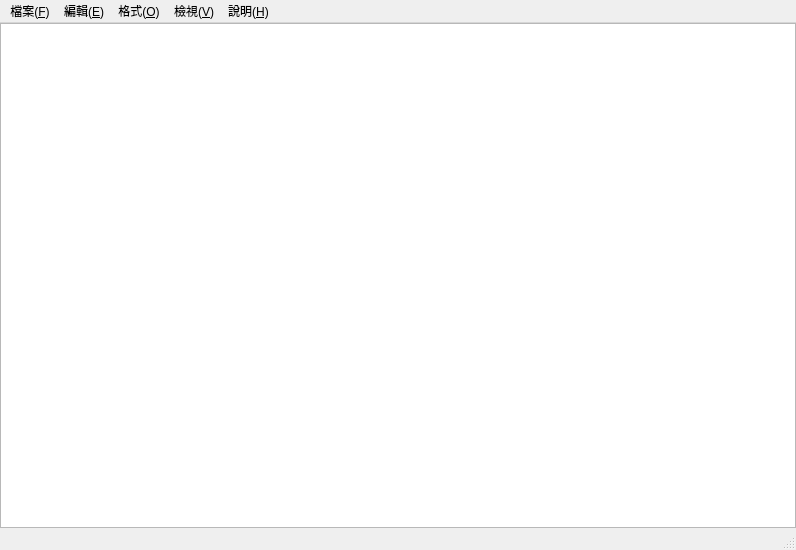
<?xml version="1.0" encoding="UTF-8"?>
<ui version="4.0">
 <author>Chui-Wen Chiu</author>
 <class>MainWindow</class>
 <widget class="QMainWindow" name="MainWindow">
  <property name="geometry">
   <rect>
    <x>0</x>
    <y>0</y>
    <width>796</width>
    <height>550</height>
   </rect>
  </property>
  <property name="windowTitle">
   <string>MainWindow</string>
  </property>
  <widget class="QWidget" name="centralwidget">
   <layout class="QVBoxLayout" name="verticalLayout_2">
    <item>
     <widget class="QTextEdit" name="textEdit"/>
    </item>
   </layout>
  </widget>
  <widget class="QMenuBar" name="menubar">
   <property name="geometry">
    <rect>
     <x>0</x>
     <y>0</y>
     <width>796</width>
     <height>17</height>
    </rect>
   </property>
   <widget class="QMenu" name="menuFile">
    <property name="title">
     <string>檔案(&amp;F)</string>
    </property>
    <addaction name="menuFileNew"/>
    <addaction name="menuFileOpen"/>
    <addaction name="mnuFileSave"/>
    <addaction name="mnuFileSaveAs"/>
    <addaction name="separator"/>
    <addaction name="mnuPrintSetting"/>
    <addaction name="mnuPrint"/>
    <addaction name="separator"/>
    <addaction name="mnuExit"/>
   </widget>
   <widget class="QMenu" name="menu_E">
    <property name="title">
     <string>編輯(&amp;E)</string>
    </property>
    <addaction name="mnuEditUndo"/>
    <addaction name="separator"/>
    <addaction name="mnuEditCut"/>
    <addaction name="mnuEditCopy"/>
    <addaction name="mnuEditPaste"/>
    <addaction name="mnuEditDel"/>
    <addaction name="separator"/>
    <addaction name="mnuFind"/>
    <addaction name="mnuFileNext"/>
    <addaction name="mnuReplace"/>
    <addaction name="mnuMoveNext"/>
    <addaction name="separator"/>
    <addaction name="mnuSelectAll"/>
    <addaction name="mnuInsertDatetime"/>
   </widget>
   <widget class="QMenu" name="menu_O">
    <property name="title">
     <string>格式(&amp;O)</string>
    </property>
    <addaction name="mnuEditWrap"/>
    <addaction name="mnuViewStyle"/>
   </widget>
   <widget class="QMenu" name="menu_V">
    <property name="title">
     <string>檢視(&amp;V)</string>
    </property>
    <addaction name="mnuStatusBar"/>
   </widget>
   <widget class="QMenu" name="menu_H">
    <property name="title">
     <string>說明(&amp;H)</string>
    </property>
    <addaction name="mnuHelp"/>
    <addaction name="separator"/>
    <addaction name="mnuAbout"/>
   </widget>
   <addaction name="menuFile"/>
   <addaction name="menu_E"/>
   <addaction name="menu_O"/>
   <addaction name="menu_V"/>
   <addaction name="menu_H"/>
  </widget>
  <widget class="QStatusBar" name="statusbar"/>
  <action name="menuFileNew">
   <property name="text">
    <string>新增(&amp;N)</string>
   </property>
   <property name="shortcut">
    <string>Ctrl+N</string>
   </property>
  </action>
  <action name="menuFileOpen">
   <property name="text">
    <string>開啟舊檔(&amp;O)...</string>
   </property>
   <property name="shortcut">
    <string>Ctrl+O</string>
   </property>
  </action>
  <action name="mnuFileSave">
   <property name="text">
    <string>儲存檔案(&amp;S)</string>
   </property>
   <property name="shortcut">
    <string>Ctrl+S</string>
   </property>
  </action>
  <action name="mnuFileSaveAs">
   <property name="text">
    <string>另存新檔(&amp;A)...</string>
   </property>
  </action>
  <action name="action">
   <property name="text">
    <string>-</string>
   </property>
  </action>
  <action name="mnuPrintSetting">
   <property name="text">
    <string>設定列印格式(&amp;U)...</string>
   </property>
  </action>
  <action name="mnuPrint">
   <property name="text">
    <string>列印(&amp;P)</string>
   </property>
   <property name="shortcut">
    <string>Ctrl+P</string>
   </property>
  </action>
  <action name="action_2">
   <property name="text">
    <string>-</string>
   </property>
  </action>
  <action name="mnuExit">
   <property name="text">
    <string>結束(&amp;X)</string>
   </property>
  </action>
  <action name="mnuEditUndo">
   <property name="text">
    <string>復原(&amp;U)</string>
   </property>
   <property name="shortcut">
    <string>Ctrl+Z</string>
   </property>
  </action>
  <action name="mnuEditCut">
   <property name="text">
    <string>剪下(&amp;T)</string>
   </property>
   <property name="shortcut">
    <string>Ctrl+X</string>
   </property>
  </action>
  <action name="mnuEditCopy">
   <property name="text">
    <string>複製(&amp;C)</string>
   </property>
   <property name="shortcut">
    <string>Ctrl+C</string>
   </property>
  </action>
  <action name="mnuEditPaste">
   <property name="text">
    <string>貼上(&amp;P)</string>
   </property>
   <property name="shortcut">
    <string>Ctrl+V</string>
   </property>
  </action>
  <action name="mnuEditDel">
   <property name="text">
    <string>刪除(&amp;L)</string>
   </property>
   <property name="shortcut">
    <string>Del</string>
   </property>
  </action>
  <action name="mnuFind">
   <property name="text">
    <string>尋找(&amp;F)</string>
   </property>
   <property name="shortcut">
    <string>Ctrl+F</string>
   </property>
  </action>
  <action name="mnuFileNext">
   <property name="text">
    <string>找下ㄧ個(&amp;N)</string>
   </property>
   <property name="shortcut">
    <string>F3</string>
   </property>
  </action>
  <action name="mnuReplace">
   <property name="text">
    <string>取代(&amp;R)</string>
   </property>
   <property name="shortcut">
    <string>Ctrl+H</string>
   </property>
  </action>
  <action name="mnuMoveNext">
   <property name="text">
    <string>移至(&amp;G)</string>
   </property>
   <property name="shortcut">
    <string>Ctrl+G</string>
   </property>
  </action>
  <action name="mnuSelectAll">
   <property name="text">
    <string>全選(&amp;A)</string>
   </property>
   <property name="shortcut">
    <string>Ctrl+A</string>
   </property>
  </action>
  <action name="mnuInsertDatetime">
   <property name="text">
    <string>日期/時間)&amp;D)</string>
   </property>
   <property name="shortcut">
    <string>F5</string>
   </property>
  </action>
  <action name="mnuEditWrap">
   <property name="checkable">
    <bool>true</bool>
   </property>
   <property name="text">
    <string>自動換行(&amp;W)</string>
   </property>
  </action>
  <action name="mnuViewStyle">
   <property name="text">
    <string>格式(&amp;F)...</string>
   </property>
  </action>
  <action name="mnuStatusBar">
   <property name="text">
    <string>狀態列(&amp;S)</string>
   </property>
  </action>
  <action name="mnuHelp">
   <property name="text">
    <string>說明主題(&amp;H)</string>
   </property>
  </action>
  <action name="mnuAbout">
   <property name="text">
    <string>關於筆記本(&amp;A)</string>
   </property>
  </action>
 </widget>
 <layoutdefault spacing="0" margin="0"/>
 <resources/>
 <connections/>
</ui>
